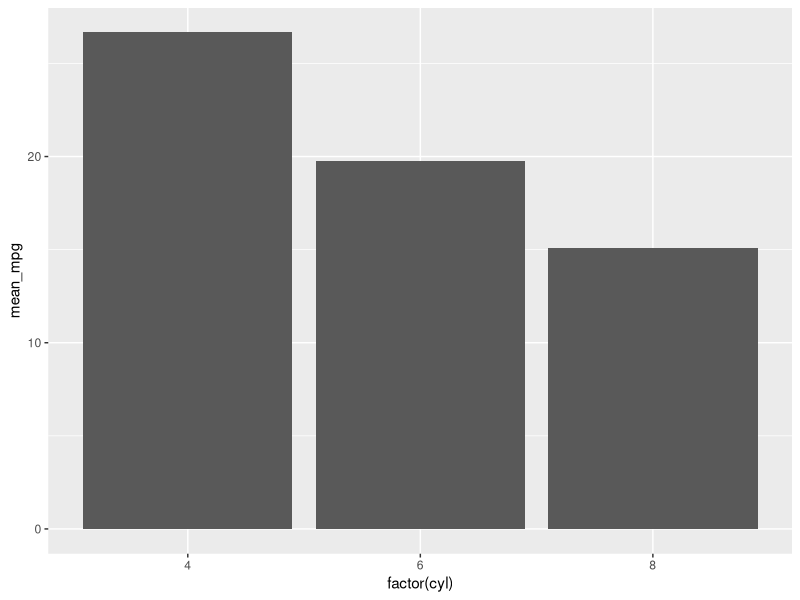

Here is the R script that generated this plot:
# NL: using mtcars, first compute the mean mpg for each cyl, then make a bar chart of those means with cyl as the x-axis and mean mpg as the bar height
library(ggplot2)
library(dplyr)
mtcars %>% group_by(cyl) %>% summarise(mean_mpg = mean(mpg)) %>%
  ggplot(aes(x = factor(cyl), y = mean_mpg)) + geom_col()
